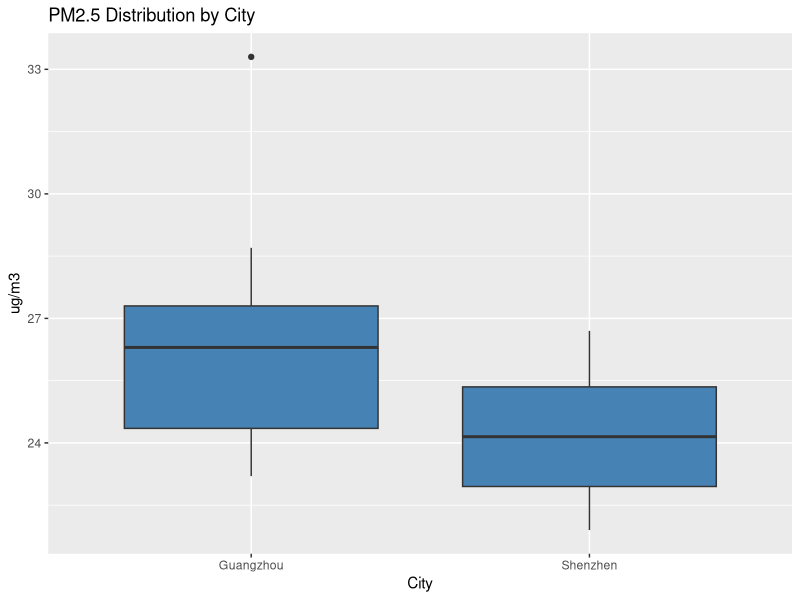
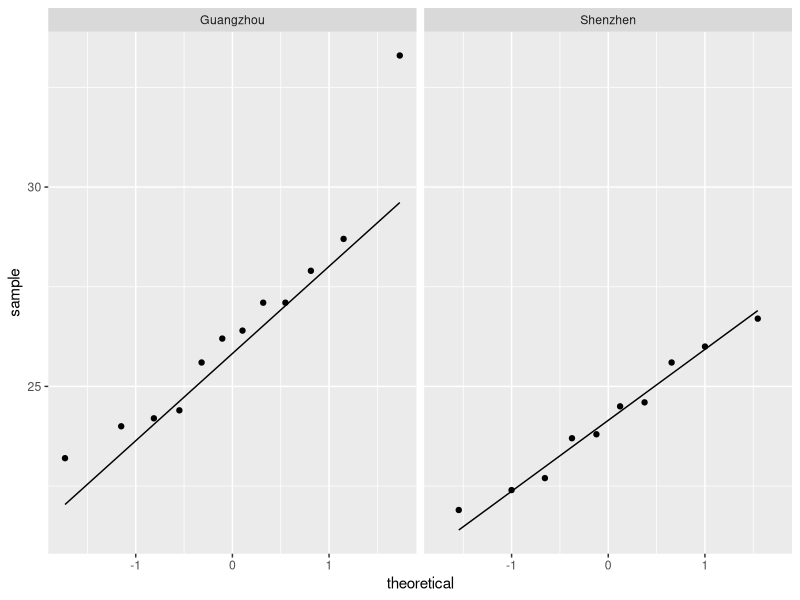

Write the R code that produced these figures, in order.
## ---- chunk 1
library(ggpubr)
library(nortest)
library(ggplot2)
## ---- chunk 2
# Shenzhen 
SZ_PM2.5  <- c(25.6, 23.7, 21.9, 26.0, 24.5, 22.4, 26.7, 24.6, 22.7, 23.8)
SZ_n      <- length(SZ_PM2.5)
SZ_sigma  <- 2.0

# Guangzhou
GZ_PM2.5  <- c(27.1, 24.2, 27.9, 33.3, 26.4, 28.7, 25.6, 23.2, 24.0, 27.1, 26.2, 24.4)
GZ_n      <- length(GZ_PM2.5)
GZ_sigma  <- 3.0

# Make data frame
PM2.5_data <- data.frame(PM2.5 = c(SZ_PM2.5, GZ_PM2.5),
                         City = c(rep("Shenzhen",SZ_n),rep("Guangzhou",GZ_n)))

# Compare boxplots
PM2.5_data %>% 
  ggplot(aes(x=as.character(City), y=PM2.5)) +
  geom_boxplot(fill="steelblue") +
  labs(title="PM2.5 Distribution by City", x="City", y="ug/m3")

# Check normality qqplot
PM2.5_data %>% 
 ggplot(aes(sample = PM2.5)) + 
  geom_qq_line() + geom_qq() +
  facet_wrap(~ City)

# Check normality Shapiro-Wilk test
shapiro.test(SZ_PM2.5)
shapiro.test(GZ_PM2.5)

# Sample difference
mean(SZ_PM2.5) - mean(GZ_PM2.5)

# Get Z-ratio
Z        <- (mean(SZ_PM2.5) - mean(GZ_PM2.5)) / 
            sqrt( SZ_sigma^2/SZ_n + GZ_sigma^2/GZ_n )

# Find the two-side p-value
# The pnorm function gives the Cumulative Distribution Function (CDF) 
# of the Normal distribution in R, which is the probability that 
# the variable takes a value lower or equal to a threshold (here |Z|).
P_value   <- (1-pnorm(abs(Z), mean=0, sd=1))*2

print(P_value)
## ---- chunk 3

# Shenzhen 
SZ_PM2.5  <- c(25.6, 23.7, 21.9, 26.0, 24.5, 22.4, 26.7, 24.6, 22.7, 23.8)

# Guangzhou
GZ_PM2.5  <- c(27.1, 24.2, 27.9, 33.3, 26.4, 28.7, 25.6, 23.2, 24.0, 27.1, 26.2, 24.4)

# Sample difference
mean(SZ_PM2.5) - mean(GZ_PM2.5)

# Get sample size, degrees of freedom, and sd
n1        <- length(SZ_PM2.5)
df1       <- n1 - 1
sd1       <- sd(SZ_PM2.5)

n2        <- length(GZ_PM2.5)
df2       <- n2 - 1
sd2       <- sd(GZ_PM2.5)

# SE of the difference
SE        <- sqrt( (df1*sd1^2 + df2*sd2^2)/(df1+df2) * (n1+n2)/(n1*n2) )

# Get t-ratio
t         <- (mean(SZ_PM2.5) - mean(GZ_PM2.5))/SE

# Find the two-side p-value
# The pt function gives the Cumulative Distribution Function (CDF) 
# of the Student's t distribution in R, which is the probability that 
# the variable takes a value lower or equal to a threshold (here |t|).
P_value  <- (1-pt(abs(t), df=df1+df2))*2

print(P_value)
## ---- chunk 4

# Shenzhen 
SZ_PM2.5  <- c(25.6, 23.7, 21.9, 26.0, 24.5, 22.4, 26.7, 24.6, 22.7, 23.8)

# Guangzhou
GZ_PM2.5  <- c(27.1, 24.2, 27.9, 33.3, 26.4, 28.7, 25.6, 23.2, 24.0, 27.1, 26.2, 24.4)

# Call t.test function
# Since H1 states a different PM2.5 value in Shenzhen, 
# we need to compute the two-sided p-value
t.test(SZ_PM2.5, GZ_PM2.5, alternative="two.sided", var.equal=T)
